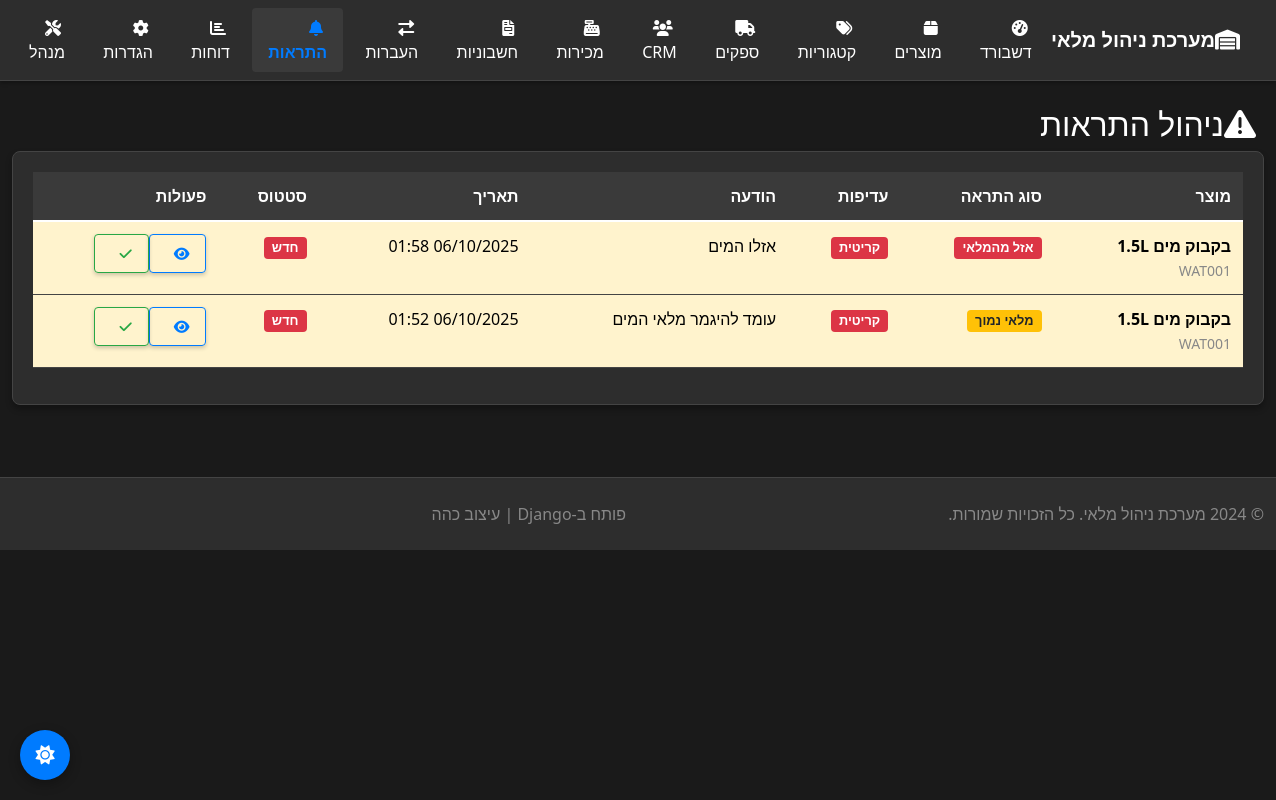
The app's page /inventory/alerts/ with its own data.
### inventory/models.py (models this page shows, shortened)
class Alert(models.Model):
    ALERT_TYPES = [
        ('low_stock', 'מלאי נמוך'),
        ('out_of_stock', 'אזל מהמלאי'),
        ('overstock', 'מלאי עודף'),
        ('expiry', 'תאריך תפוגה'),
        ('reorder', 'הזמנה מחדש'),
    ]
    PRIORITY_CHOICES = [
        ('low', 'נמוכה'),
        ('medium', 'בינונית'),
        ('high', 'גבוהה'),
        ('critical', 'קריטית'),
    ]
    product = models.ForeignKey(Product, on_delete=models.CASCADE)
    alert_type = models.CharField(max_length=20, choices=ALERT_TYPES)
    priority = models.CharField(max_length=20, choices=PRIORITY_CHOICES, default='medium')
    message = models.TextField()
    is_read = models.BooleanField(default=False)
    is_resolved = models.BooleanField(default=False)
    created_at = models.DateTimeField(auto_now_add=True)
    resolved_at = models.DateTimeField(null=True, blank=True)
    resolved_by = models.ForeignKey(User, on_delete=models.SET_NULL, null=True, blank=True)
    class Meta:
        ordering = ['-created_at']

class Product(models.Model):
    UNIT_CHOICES = [
        ('pcs', 'יחידות'),
        ('kg', 'קילוגרם'),
        ('g', 'גרם'),
        ('l', 'ליטר'),
        ('ml', 'מיליליטר'),
        ('m', 'מטר'),
        ('cm', 'סנטימטר'),
        ('box', 'קופסה'),
        ('pack', 'חבילה'),
    ]
    STATUS_CHOICES = [
        ('active', 'פעיל'),
        ('inactive', 'לא פעיל'),
        ('discontinued', 'הופסק'),
    ]
    sku = models.CharField(max_length=50, unique=True, blank=True, null=True)
    name = models.CharField(max_length=200)
    description = models.TextField(blank=True)
    category = models.ForeignKey(Category, on_delete=models.SET_NULL, null=True, blank=True)
    supplier = models.ForeignKey(Supplier, on_delete=models.SET_NULL, null=True, blank=True)
    location = models.ForeignKey(Location, on_delete=models.SET_NULL, null=True, blank=True, help_text="מיקום ברירת מחדל")
    quantity = models.IntegerField(default=0, validators=[MinValueValidator(0)], help_text="סה\"כ מלאי בכל המיקומים")
    min_quantity = models.IntegerField(default=5, validators=[MinValueValidator(0)])
    max_quantity = models.IntegerField(default=1000, validators=[MinValueValidator(0)])
    unit = models.CharField(max_length=10, choices=UNIT_CHOICES, default='pcs')
    cost_price = models.DecimalField(max_digits=10, decimal_places=2, default=0, null=True, blank=True)
    selling_price = models.DecimalField(max_digits=10, decimal_places=2, default=0, null=True, blank=True)
    margin_percentage = models.DecimalField(max_digits=5, decimal_places=2, default=0)
    barcode = models.CharField(max_length=50, blank=True, unique=True)
    barcode_image = models.ImageField(upload_to='barcodes/', blank=True, null=True)
    product_image = models.ImageField(upload_to='products/', blank=True, null=True)
    status = models.CharField(max_length=20, choices=STATUS_CHOICES, default='active')
    created_at = models.DateTimeField(auto_now_add=True)
    updated_at = models.DateTimeField(auto_now=True)
    created_by = models.ForeignKey(User, on_delete=models.SET_NULL, null=True)
    weight = models.DecimalField(max_digits=8, decimal_places=2, null=True, blank=True)
    dimensions = models.CharField(max_length=100, blank=True)  # LxWxH
    notes = models.TextField(blank=True)
    class Meta:
        ordering = ['name']
        indexes = [
            models.Index(fields=['sku']),
            models.Index(fields=['barcode']),
            models.Index(fields=['category']),
            models.Index(fields=['supplier']),
        ]

### inventory/views.py (the view, shortened to what this page needs)
# urls.py: path('alerts/', views.alerts, name='alerts'),
def alerts(request):
    alerts = Alert.objects.filter(is_resolved=False).order_by('-created_at')
    return render(request, 'inventory/alerts.html', {'alerts': alerts})

### inventory/templates/inventory/alerts.html (shortened to what this page needs)
{%extends 'inventory/base.html' %}
{% block content %}
<div class="row">
            <div class="col-12">
                <h2><i class="fas fa-exclamation-triangle me-2"></i>ניהול התראות</h2>
                <div class="card">
                    <div class="card-body">
                        {% if alerts %}
                            <div class="table-responsive">
                                <table class="table table-hover">
                                    <thead>
                                        <tr>
                                            <th>מוצר</th>
                                            <th>סוג התראה</th>
                                            <th>עדיפות</th>
                                            <th>הודעה</th>
                                            <th>תאריך</th>
                                            <th>סטטוס</th>
                                            <th>פעולות</th>
                                        </tr>
                                    </thead>
                                    <tbody>
                                        {% for alert in alerts %}
                                        <tr class="{% if not alert.is_read %}table-warning{% endif %}">
                                            <td>
                                                <strong>{{ alert.product.name }}</strong>
                                                <br>
                                                <small class="text-muted">{{ alert.product.sku }}</small>
                                            </td>
                                            <td>
                                                <span class="badge bg-{% if alert.alert_type == 'out_of_stock' %}danger{% elif alert.alert_type == 'low_stock' %}warning{% else %}info{% endif %}">
                                                    {{ alert.get_alert_type_display }}
                                                </span>
                                            </td>
                                            <td>
                                                <span class="badge bg-{% if alert.priority == 'critical' %}danger{% elif alert.priority == 'high' %}warning{% else %}info{% endif %}">
                                                    {{ alert.get_priority_display }}
                                                </span>
                                            </td>
                                            <td>{{ alert.message }}</td>
                                            <td>{{ alert.created_at|date:"d/m/Y H:i" }}</td>
                                            <td>
                                                {% if alert.is_resolved %}
                                                    <span class="badge bg-success">נפתר</span>
                                                {% elif alert.is_read %}
                                                    <span class="badge bg-warning">נקרא</span>
                                                {% else %}
                                                    <span class="badge bg-danger">חדש</span>
                                                {% endif %}
                                            </td>
                                            <td>
                                                <div class="btn-group btn-group-sm">
                                                    {% if not alert.is_read %}
                                                        <a href="?action=read&alert_id={{ alert.id }}" class="btn btn-outline-primary" title="סמן כנקרא">
                                                            <i class="fas fa-eye"></i>
                                                        </a>
                                                    {% endif %}
                                                    {% if not alert.is_resolved %}
                                                        <a href="?action=resolve&alert_id={{ alert.id }}" class="btn btn-outline-success" title="סמן כנפתר">
                                                            <i class="fas fa-check"></i>
                                                        </a>
                                                    {% endif %}
                                                </div>
                                            </td>
                                        </tr>
                                        {% endfor %}
                                    </tbody>
                                </table>
                            </div>
                        {% else %}
                            <div class="alert alert-info text-center">
                                <i class="fas fa-info-circle me-2"></i>
                                אין התראות פעילות
                            </div>
                        {% endif %}
                    </div>
                </div>
            </div>
        </div>
    </div>
{% endblock %}

### inventory/static/inventory/css/dark-theme.css (style rules this page uses)
:root { --bg-primary: #1a1a1a; --bg-secondary: #2d2d2d; --bg-tertiary: #3a3a3a; --text-primary: #ffffff; --text-secondary: #b0b0b0; --text-muted: #888888; --border-color: #444444; --accent-color: #007bff; --accent-hover: #0056b3; --success-color: #28a745; --warning-color: #ffc107; --danger-color: #dc3545; --info-color: #17a2b8; }
body { background-color: var(--bg-primary) !important; color: var(--text-primary) !important; font-family: 'Segoe UI', Tahoma, Geneva, Verdana, sans-serif; }
.card { background-color: var(--bg-secondary) !important; border: 1px solid var(--border-color) !important; color: var(--text-primary) !important; box-shadow: 0 4px 6px rgba(0,0,0,0.3) !important; border-radius: 8px !important; margin-bottom: 1.5rem !important; }
.card-body { padding: 1.25rem !important; }
.table { color: var(--text-primary) !important; border-color: var(--border-color) !important; }
.table thead th { background-color: var(--bg-tertiary) !important; color: var(--text-primary) !important; border-color: var(--border-color) !important; font-weight: 600 !important; padding: 0.75rem !important; }
.table tbody td { padding: 0.75rem !important; border-color: var(--border-color) !important; }
.table-hover tbody tr { transition: background-color 0.2s ease !important; }
.btn { font-weight: 500 !important; border-radius: 4px !important; padding: 0.5rem 1rem !important; transition: all 0.3s ease !important; box-shadow: 0 2px 4px rgba(0,0,0,0.2) !important; border-width: 1px !important; }
.btn i { margin-left: 0.5rem !important; }
.btn-outline-primary { background-color: transparent !important; color: var(--accent-color) !important; border-color: var(--accent-color) !important; }
.btn-outline-success { background-color: transparent !important; color: var(--success-color) !important; border-color: var(--success-color) !important; }
.badge { font-weight: 600 !important; }
.badge.bg-success, .badge.bg-primary, .badge.bg-danger, .badge.bg-warning, .badge.bg-info { color: #ffffff !important; }
.badge.bg-warning { color: #212529 !important; }
a { color: var(--accent-color) !important; }
.text-muted { color: var(--text-muted) !important; }
[dir="rtl"] .table { text-align: right; }

### inventory/templates/inventory/base.html (style rules this page uses)
html, body { background-color: #1a1a1a !important; color: #ffffff !important; }
.table-responsive { max-height: 400px; }
.badge { font-size: 0.8em; }
.card { box-shadow: 0 4px 6px rgba(0,0,0,0.3); }
.btn { box-shadow: 0 2px 4px rgba(0,0,0,0.2); }

### records on screen
Alert: product.name "בקבוק מים 1.5L", product.sku "WAT001", alert_type "אזל מהמלאי", priority "קריטית", message "אזלו המים", created_at "06/10/2025 01:58", is_resolved "חדש"
Alert: product.name "בקבוק מים 1.5L", product.sku "WAT001", alert_type "מלאי נמוך", priority "קריטית", message "עומד להיגמר מלאי המים", created_at "06/10/2025 01:52", is_resolved "חדש"
